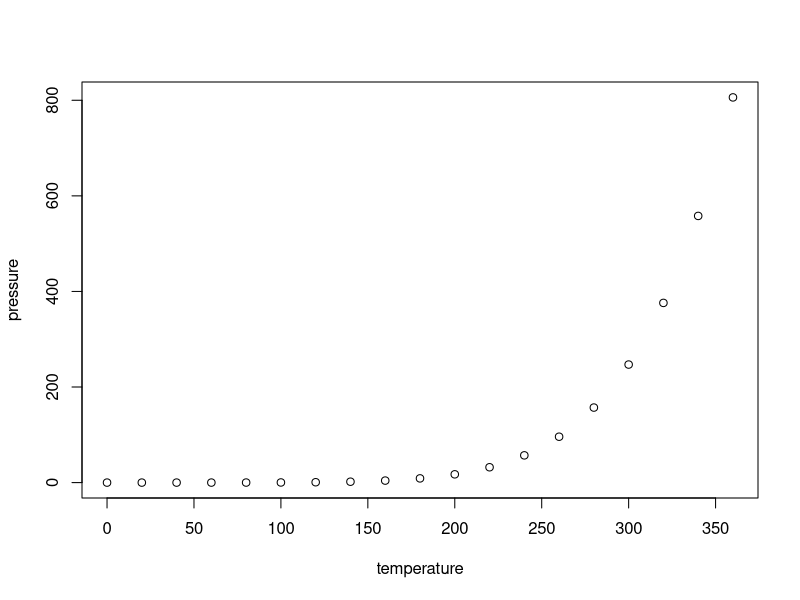
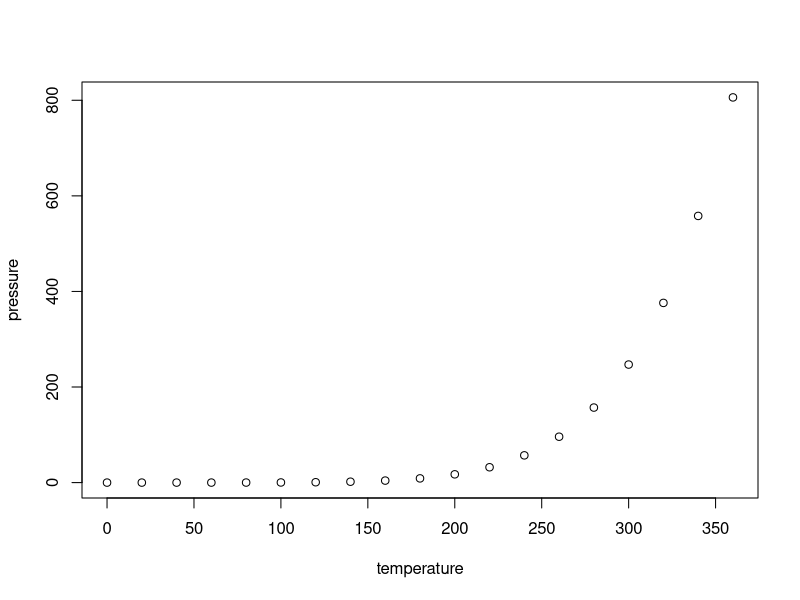
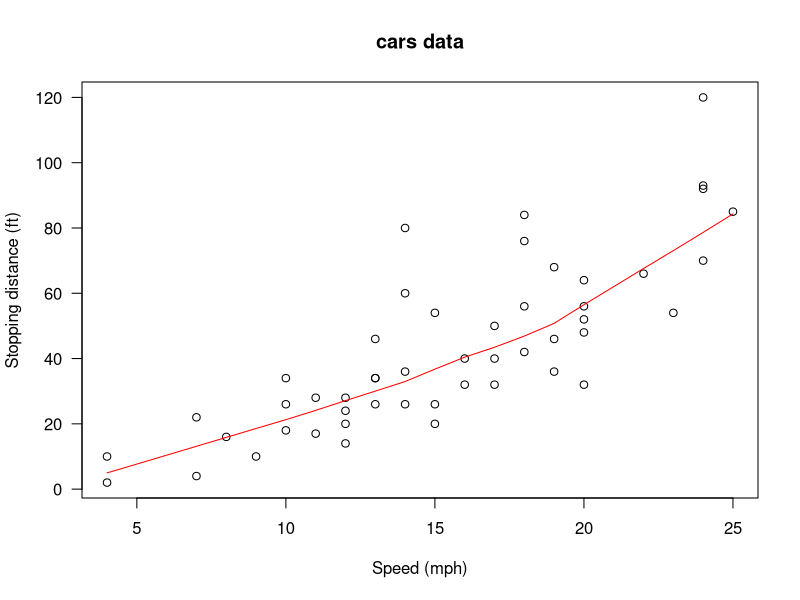
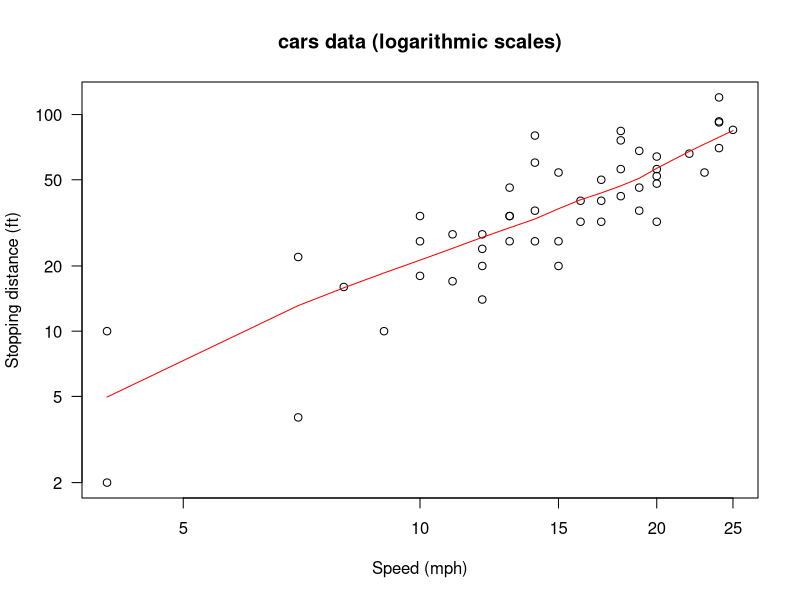
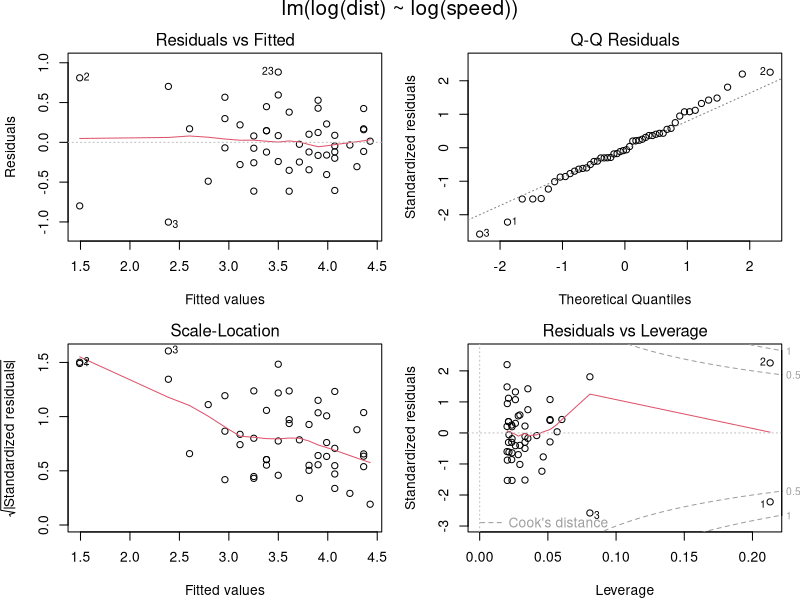

Here is the R script that generated these plots, in order:
## ---- chunk 1
knitr::opts_chunk$set(echo = TRUE)
## ---- chunk 2
summary(cars)
## ---- chunk 3
plot(pressure)
## ---- chunk 4
plot(pressure)
## ---- chunk 5
knitr::kable(head(cars))
## ---- chunk 6
require(stats); require(graphics)
plot(cars, xlab = "Speed (mph)", ylab = "Stopping distance (ft)",
     las = 1)
lines(lowess(cars$speed, cars$dist, f = 2/3, iter = 3), col = "red")
title(main = "cars data")
plot(cars, xlab = "Speed (mph)", ylab = "Stopping distance (ft)",
     las = 1, log = "xy")
title(main = "cars data (logarithmic scales)")
lines(lowess(cars$speed, cars$dist, f = 2/3, iter = 3), col = "red")
summary(fm1 <- lm(log(dist) ~ log(speed), data = cars))
opar <- par(mfrow = c(2, 2), oma = c(0, 0, 1.1, 0),
            mar = c(4.1, 4.1, 2.1, 1.1))
plot(fm1)
par(opar)
## ---- chunk 7
knitr::kable(head(cars), caption = "Top Six Rows of Data Set")
